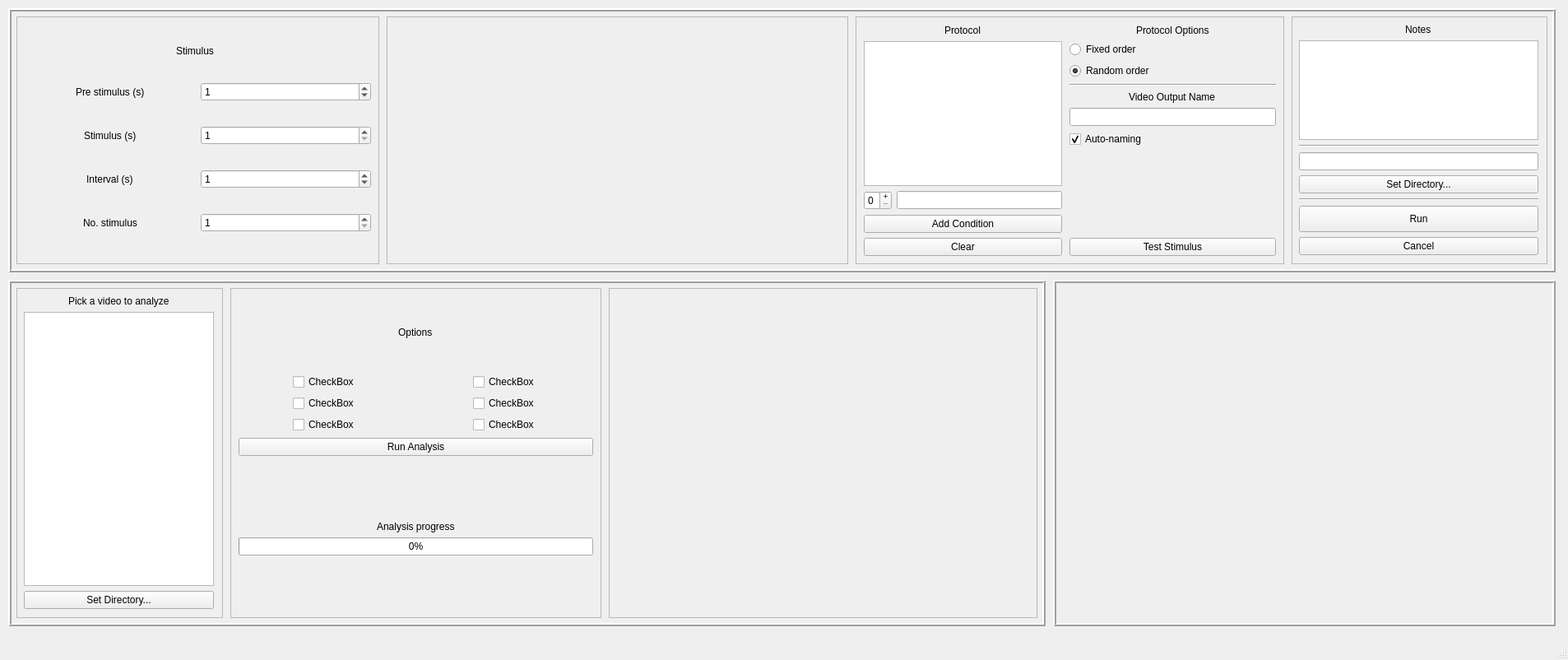
<?xml version="1.0" encoding="UTF-8"?>
<ui version="4.0">
 <class>MainWindow</class>
 <widget class="QMainWindow" name="MainWindow">
  <property name="geometry">
   <rect>
    <x>0</x>
    <y>0</y>
    <width>1906</width>
    <height>802</height>
   </rect>
  </property>
  <property name="cursor">
   <cursorShape>PointingHandCursor</cursorShape>
  </property>
  <property name="windowTitle">
   <string>Frequency Detector</string>
  </property>
  <widget class="QWidget" name="centralwidget">
   <widget class="QFrame" name="postExperimentFrame">
    <property name="geometry">
     <rect>
      <x>10</x>
      <y>340</y>
      <width>1261</width>
      <height>421</height>
     </rect>
    </property>
    <property name="frameShape">
     <enum>QFrame::Box</enum>
    </property>
    <property name="frameShadow">
     <enum>QFrame::Raised</enum>
    </property>
    <property name="lineWidth">
     <number>2</number>
    </property>
    <widget class="QFrame" name="pickAVideoFrame">
     <property name="geometry">
      <rect>
       <x>10</x>
       <y>10</y>
       <width>251</width>
       <height>401</height>
      </rect>
     </property>
     <property name="frameShape">
      <enum>QFrame::StyledPanel</enum>
     </property>
     <property name="frameShadow">
      <enum>QFrame::Sunken</enum>
     </property>
     <widget class="QWidget" name="verticalLayoutWidget_2">
      <property name="geometry">
       <rect>
        <x>9</x>
        <y>9</y>
        <width>231</width>
        <height>381</height>
       </rect>
      </property>
      <layout class="QVBoxLayout" name="verticalLayout_6">
       <item alignment="Qt::AlignHCenter">
        <widget class="QLabel" name="pickAVideoLabel">
         <property name="text">
          <string>Pick a video to analyze</string>
         </property>
        </widget>
       </item>
       <item>
        <widget class="QListWidget" name="videoList">
         <property name="spacing">
          <number>10</number>
         </property>
         <property name="sortingEnabled">
          <bool>true</bool>
         </property>
        </widget>
       </item>
       <item>
        <widget class="QPushButton" name="setInputDirectoryButton">
         <property name="text">
          <string>Set Directory...</string>
         </property>
        </widget>
       </item>
      </layout>
     </widget>
    </widget>
    <widget class="QFrame" name="plot_2">
     <property name="geometry">
      <rect>
       <x>730</x>
       <y>10</y>
       <width>521</width>
       <height>401</height>
      </rect>
     </property>
     <property name="frameShape">
      <enum>QFrame::StyledPanel</enum>
     </property>
     <property name="frameShadow">
      <enum>QFrame::Sunken</enum>
     </property>
     <widget class="QWidget" name="heartbeatPlot" native="true">
      <property name="geometry">
       <rect>
        <x>10</x>
        <y>10</y>
        <width>501</width>
        <height>381</height>
       </rect>
      </property>
     </widget>
    </widget>
    <widget class="QFrame" name="optionsFrame">
     <property name="geometry">
      <rect>
       <x>270</x>
       <y>10</y>
       <width>451</width>
       <height>401</height>
      </rect>
     </property>
     <property name="frameShape">
      <enum>QFrame::StyledPanel</enum>
     </property>
     <property name="frameShadow">
      <enum>QFrame::Sunken</enum>
     </property>
     <widget class="QWidget" name="layoutWidget">
      <property name="geometry">
       <rect>
        <x>10</x>
        <y>10</y>
        <width>431</width>
        <height>381</height>
       </rect>
      </property>
      <layout class="QVBoxLayout" name="verticalLayout_10">
       <item alignment="Qt::AlignHCenter">
        <widget class="QLabel" name="OptionsLabel">
         <property name="text">
          <string>Options</string>
         </property>
        </widget>
       </item>
       <item>
        <layout class="QHBoxLayout" name="horizontalLayout_7">
         <item alignment="Qt::AlignHCenter">
          <widget class="QCheckBox" name="checkBox_3">
           <property name="text">
            <string>CheckBox</string>
           </property>
          </widget>
         </item>
         <item alignment="Qt::AlignHCenter">
          <widget class="QCheckBox" name="checkBox_4">
           <property name="text">
            <string>CheckBox</string>
           </property>
          </widget>
         </item>
        </layout>
       </item>
       <item>
        <layout class="QHBoxLayout" name="horizontalLayout_8">
         <item alignment="Qt::AlignHCenter">
          <widget class="QCheckBox" name="checkBox_5">
           <property name="text">
            <string>CheckBox</string>
           </property>
          </widget>
         </item>
         <item alignment="Qt::AlignHCenter">
          <widget class="QCheckBox" name="checkBox_6">
           <property name="text">
            <string>CheckBox</string>
           </property>
          </widget>
         </item>
        </layout>
       </item>
       <item>
        <layout class="QHBoxLayout" name="horizontalLayout_6">
         <item alignment="Qt::AlignHCenter">
          <widget class="QCheckBox" name="checkBox_2">
           <property name="text">
            <string>CheckBox</string>
           </property>
          </widget>
         </item>
         <item alignment="Qt::AlignHCenter">
          <widget class="QCheckBox" name="checkBox">
           <property name="text">
            <string>CheckBox</string>
           </property>
          </widget>
         </item>
        </layout>
       </item>
       <item>
        <widget class="QPushButton" name="runAnalysisButton">
         <property name="text">
          <string>Run Analysis</string>
         </property>
        </widget>
       </item>
       <item alignment="Qt::AlignHCenter|Qt::AlignBottom">
        <widget class="QLabel" name="progressLabel">
         <property name="text">
          <string>Analysis progress</string>
         </property>
        </widget>
       </item>
       <item alignment="Qt::AlignTop">
        <widget class="QProgressBar" name="progressBar">
         <property name="value">
          <number>0</number>
         </property>
        </widget>
       </item>
      </layout>
     </widget>
    </widget>
   </widget>
   <widget class="QFrame" name="preExperimentFrame">
    <property name="geometry">
     <rect>
      <x>10</x>
      <y>10</y>
      <width>1881</width>
      <height>321</height>
     </rect>
    </property>
    <property name="frameShape">
     <enum>QFrame::Box</enum>
    </property>
    <property name="frameShadow">
     <enum>QFrame::Raised</enum>
    </property>
    <property name="lineWidth">
     <number>2</number>
    </property>
    <widget class="QFrame" name="stimulusFrame">
     <property name="geometry">
      <rect>
       <x>10</x>
       <y>10</y>
       <width>441</width>
       <height>301</height>
      </rect>
     </property>
     <property name="frameShape">
      <enum>QFrame::StyledPanel</enum>
     </property>
     <property name="frameShadow">
      <enum>QFrame::Sunken</enum>
     </property>
     <widget class="QWidget" name="verticalLayoutWidget">
      <property name="geometry">
       <rect>
        <x>10</x>
        <y>10</y>
        <width>421</width>
        <height>281</height>
       </rect>
      </property>
      <layout class="QVBoxLayout" name="verticalLayout">
       <item>
        <layout class="QHBoxLayout" name="horizontalLayout_5">
         <item>
          <widget class="QLabel" name="stimulusTitle">
           <property name="maximumSize">
            <size>
             <width>53</width>
             <height>16</height>
            </size>
           </property>
           <property name="text">
            <string>Stimulus</string>
           </property>
          </widget>
         </item>
        </layout>
       </item>
       <item>
        <layout class="QVBoxLayout" name="verticalLayout_5">
         <item>
          <layout class="QHBoxLayout" name="horizontalLayout_4">
           <item alignment="Qt::AlignHCenter">
            <widget class="QLabel" name="preStimulusLabel">
             <property name="text">
              <string>Pre stimulus (s)</string>
             </property>
            </widget>
           </item>
           <item>
            <widget class="QSpinBox" name="preSpinBox">
             <property name="value">
              <number>1</number>
             </property>
            </widget>
           </item>
          </layout>
         </item>
        </layout>
       </item>
       <item>
        <layout class="QVBoxLayout" name="verticalLayout_4">
         <item>
          <layout class="QHBoxLayout" name="horizontalLayout_3">
           <item alignment="Qt::AlignHCenter">
            <widget class="QLabel" name="stimulusLabel">
             <property name="text">
              <string>Stimulus (s)</string>
             </property>
            </widget>
           </item>
           <item>
            <widget class="QSpinBox" name="stimSpinBox">
             <property name="minimum">
              <number>1</number>
             </property>
            </widget>
           </item>
          </layout>
         </item>
        </layout>
       </item>
       <item>
        <layout class="QVBoxLayout" name="verticalLayout_2">
         <item>
          <layout class="QHBoxLayout" name="horizontalLayout">
           <item alignment="Qt::AlignHCenter">
            <widget class="QLabel" name="intervalLabel">
             <property name="text">
              <string>Interval (s)</string>
             </property>
            </widget>
           </item>
           <item>
            <widget class="QSpinBox" name="interSpinBox">
             <property name="value">
              <number>1</number>
             </property>
            </widget>
           </item>
          </layout>
         </item>
        </layout>
       </item>
       <item>
        <layout class="QVBoxLayout" name="verticalLayout_3">
         <item>
          <layout class="QHBoxLayout" name="horizontalLayout_2">
           <item alignment="Qt::AlignHCenter">
            <widget class="QLabel" name="numberLabel">
             <property name="text">
              <string>No. stimulus</string>
             </property>
            </widget>
           </item>
           <item>
            <widget class="QSpinBox" name="numberSpinBox">
             <property name="minimum">
              <number>1</number>
             </property>
            </widget>
           </item>
          </layout>
         </item>
        </layout>
       </item>
      </layout>
     </widget>
    </widget>
    <widget class="QFrame" name="plotFrame">
     <property name="geometry">
      <rect>
       <x>460</x>
       <y>10</y>
       <width>561</width>
       <height>301</height>
      </rect>
     </property>
     <property name="frameShape">
      <enum>QFrame::StyledPanel</enum>
     </property>
     <property name="frameShadow">
      <enum>QFrame::Sunken</enum>
     </property>
     <widget class="QWidget" name="stimulusPlot" native="true">
      <property name="geometry">
       <rect>
        <x>10</x>
        <y>10</y>
        <width>541</width>
        <height>281</height>
       </rect>
      </property>
     </widget>
    </widget>
    <widget class="QFrame" name="protocolFrame">
     <property name="geometry">
      <rect>
       <x>1030</x>
       <y>10</y>
       <width>521</width>
       <height>301</height>
      </rect>
     </property>
     <property name="frameShape">
      <enum>QFrame::StyledPanel</enum>
     </property>
     <property name="frameShadow">
      <enum>QFrame::Sunken</enum>
     </property>
     <widget class="QWidget" name="verticalLayoutWidget_3">
      <property name="geometry">
       <rect>
        <x>260</x>
        <y>10</y>
        <width>251</width>
        <height>281</height>
       </rect>
      </property>
      <layout class="QVBoxLayout" name="verticalLayout_12">
       <item alignment="Qt::AlignHCenter|Qt::AlignVCenter">
        <widget class="QLabel" name="label">
         <property name="text">
          <string>Protocol Options</string>
         </property>
        </widget>
       </item>
       <item>
        <layout class="QHBoxLayout" name="horizontalLayout_10">
         <item>
          <layout class="QVBoxLayout" name="verticalLayout_13">
           <item>
            <widget class="QRadioButton" name="notRandomRadioButton">
             <property name="text">
              <string>Fixed order</string>
             </property>
            </widget>
           </item>
           <item>
            <widget class="QRadioButton" name="randomRadioButton">
             <property name="text">
              <string>Random order</string>
             </property>
             <property name="checked">
              <bool>true</bool>
             </property>
            </widget>
           </item>
          </layout>
         </item>
        </layout>
       </item>
       <item>
        <layout class="QVBoxLayout" name="verticalLayout_7">
         <item>
          <widget class="Line" name="line_4">
           <property name="orientation">
            <enum>Qt::Horizontal</enum>
           </property>
          </widget>
         </item>
         <item alignment="Qt::AlignHCenter">
          <widget class="QLabel" name="videoNameLabel">
           <property name="text">
            <string>Video Output Name</string>
           </property>
          </widget>
         </item>
         <item>
          <widget class="QLineEdit" name="videoNameText">
           <property name="readOnly">
            <bool>true</bool>
           </property>
          </widget>
         </item>
        </layout>
       </item>
       <item>
        <widget class="QCheckBox" name="autoNamingCheckbox">
         <property name="text">
          <string>Auto-naming</string>
         </property>
         <property name="checked">
          <bool>true</bool>
         </property>
        </widget>
       </item>
       <item>
        <spacer name="verticalSpacer">
         <property name="orientation">
          <enum>Qt::Vertical</enum>
         </property>
         <property name="sizeType">
          <enum>QSizePolicy::Expanding</enum>
         </property>
         <property name="sizeHint" stdset="0">
          <size>
           <width>20</width>
           <height>30</height>
          </size>
         </property>
        </spacer>
       </item>
       <item>
        <widget class="QPushButton" name="testStimulusButton">
         <property name="text">
          <string>Test Stimulus</string>
         </property>
        </widget>
       </item>
      </layout>
     </widget>
     <widget class="QWidget" name="layoutWidget">
      <property name="geometry">
       <rect>
        <x>10</x>
        <y>10</y>
        <width>241</width>
        <height>281</height>
       </rect>
      </property>
      <layout class="QVBoxLayout" name="verticalLayout_11">
       <item alignment="Qt::AlignHCenter">
        <widget class="QLabel" name="protocolLabel">
         <property name="text">
          <string>Protocol</string>
         </property>
        </widget>
       </item>
       <item>
        <widget class="QListWidget" name="stimulusProtocolList">
         <property name="showDropIndicator" stdset="0">
          <bool>false</bool>
         </property>
         <property name="dragEnabled">
          <bool>false</bool>
         </property>
         <property name="dragDropMode">
          <enum>QAbstractItemView::NoDragDrop</enum>
         </property>
         <property name="defaultDropAction">
          <enum>Qt::IgnoreAction</enum>
         </property>
         <property name="alternatingRowColors">
          <bool>true</bool>
         </property>
         <property name="selectionMode">
          <enum>QAbstractItemView::ContiguousSelection</enum>
         </property>
         <property name="movement">
          <enum>QListView::Static</enum>
         </property>
         <property name="spacing">
          <number>10</number>
         </property>
         <property name="modelColumn">
          <number>0</number>
         </property>
         <property name="sortingEnabled">
          <bool>true</bool>
         </property>
        </widget>
       </item>
       <item>
        <layout class="QHBoxLayout" name="horizontalLayout_9">
         <item>
          <widget class="QSpinBox" name="channelSpinBox">
           <property name="buttonSymbols">
            <enum>QAbstractSpinBox::PlusMinus</enum>
           </property>
           <property name="maximum">
            <number>7</number>
           </property>
          </widget>
         </item>
         <item>
          <widget class="QLineEdit" name="conditionName"/>
         </item>
        </layout>
       </item>
       <item>
        <widget class="QPushButton" name="addConditionButton">
         <property name="text">
          <string>Add Condition</string>
         </property>
        </widget>
       </item>
       <item>
        <widget class="QPushButton" name="clearProtocolButton">
         <property name="text">
          <string>Clear</string>
         </property>
        </widget>
       </item>
      </layout>
     </widget>
    </widget>
    <widget class="QFrame" name="runAndNotesFrame">
     <property name="geometry">
      <rect>
       <x>1560</x>
       <y>10</y>
       <width>311</width>
       <height>301</height>
      </rect>
     </property>
     <property name="frameShape">
      <enum>QFrame::StyledPanel</enum>
     </property>
     <property name="frameShadow">
      <enum>QFrame::Sunken</enum>
     </property>
     <widget class="QWidget" name="layoutWidget">
      <property name="geometry">
       <rect>
        <x>9</x>
        <y>9</y>
        <width>291</width>
        <height>281</height>
       </rect>
      </property>
      <layout class="QVBoxLayout" name="verticalLayout_9">
       <item alignment="Qt::AlignHCenter">
        <widget class="QLabel" name="notesLabel">
         <property name="maximumSize">
          <size>
           <width>36</width>
           <height>16</height>
          </size>
         </property>
         <property name="text">
          <string>Notes</string>
         </property>
        </widget>
       </item>
       <item>
        <widget class="QPlainTextEdit" name="notesText"/>
       </item>
       <item>
        <widget class="Line" name="line_3">
         <property name="orientation">
          <enum>Qt::Horizontal</enum>
         </property>
        </widget>
       </item>
       <item>
        <widget class="QLineEdit" name="outputDirectoryText">
         <property name="readOnly">
          <bool>true</bool>
         </property>
        </widget>
       </item>
       <item>
        <widget class="QPushButton" name="setOutputDirectoryButton">
         <property name="text">
          <string>Set Directory...</string>
         </property>
        </widget>
       </item>
       <item>
        <layout class="QVBoxLayout" name="verticalLayout_8">
         <item>
          <widget class="Line" name="line_2">
           <property name="orientation">
            <enum>Qt::Horizontal</enum>
           </property>
          </widget>
         </item>
         <item>
          <widget class="QPushButton" name="runButton">
           <property name="minimumSize">
            <size>
             <width>66</width>
             <height>32</height>
            </size>
           </property>
           <property name="text">
            <string>Run</string>
           </property>
          </widget>
         </item>
         <item>
          <widget class="QPushButton" name="cancelButton">
           <property name="text">
            <string>Cancel</string>
           </property>
          </widget>
         </item>
        </layout>
       </item>
      </layout>
     </widget>
    </widget>
   </widget>
   <widget class="QFrame" name="frame_2">
    <property name="geometry">
     <rect>
      <x>1280</x>
      <y>340</y>
      <width>611</width>
      <height>421</height>
     </rect>
    </property>
    <property name="frameShape">
     <enum>QFrame::Box</enum>
    </property>
    <property name="frameShadow">
     <enum>QFrame::Raised</enum>
    </property>
    <property name="lineWidth">
     <number>2</number>
    </property>
   </widget>
  </widget>
  <widget class="QStatusBar" name="statusbar"/>
 </widget>
 <resources/>
 <connections/>
</ui>
